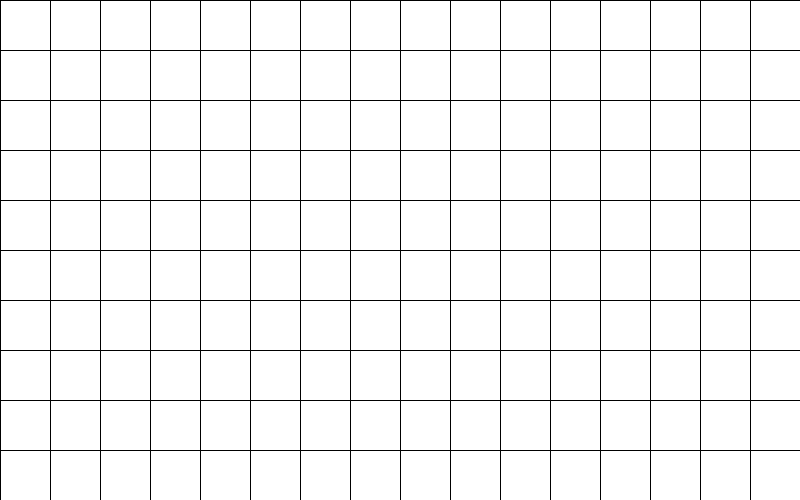
Frame 1 (no input)
Frame 60 (the mouse pressed at the canvas centre just before this capture): identical to frame 1, image omitted
Frame 120 (the mouse held since frame 60 and released just before this capture): identical to frame 1, image omitted

The Processing sketch that drew this single still picture (run headless with seeded random() and noise(); from frame 60 on, the mouse is pressed at the canvas centre):

// Processing sketch: week06_2
// ── week06_2.pde
// week06-2 好玩的程式設計
//Ctrl-N 開新視窗, 貼上剛剛的 week06-1
// 接續上周的 week01-1
int [][] b = new int[10][16]; //Java 的2D陣列
void setup() {
  size(800, 500); // 視窗大小 800 x 500
}
void draw() {
  background(255); // 背景白色
  for (int i=0; i<10; i++) { // 左手 i 的 for (迴圈) 對應 y座標
    for (int j=0; j<16; j++) { // 右手 j 的 for(迴圈) 對應 x 座標
      if (b[i][j] > 0) {
        fill(#F5CBFF, b[i][j]*4); //如果陣列有1, 就放淡紫色
        b[i][j]--; //慢慢變小
       }else fill(255); //否則, 就放白色
      rect( j*50, i*50, 50, 50); // 小格子 (右手j對應x座標, 左手對應 y座標
    }
  }
}
void mouseDragged() {
  int i = mouseY / 50, j = mouseX / 50; //左手對應y座標, 右手j 對應x座標
  b[i][j] = 60; //設成1,等一下會畫紫色
}
